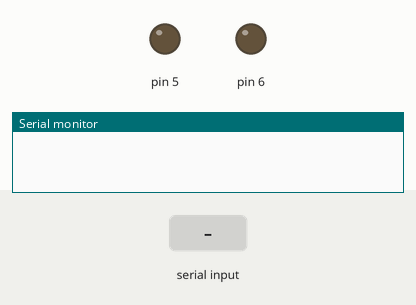
Simulated run of this sketch. Board: Arduino Uno, built with avr-gcc and run on an emulated ATmega328P. Parts: output pins drawn as LEDs (lit = HIGH), the last lines printed to the serial monitor. Inputs (shaded band) come from the test bench.

Above: at 1.2 s.
1.3 s: "1" received over Serial
At 2.2 s:
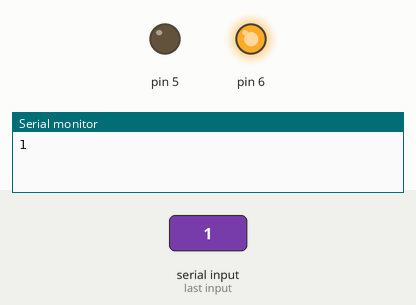
2.8 s: "3" received over Serial
At 3.3 s:
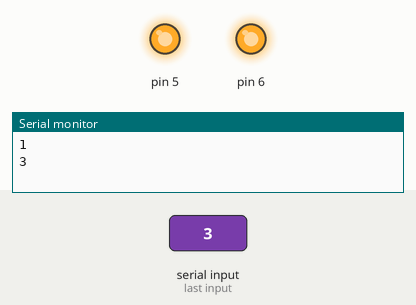
4.3 s: "2" received over Serial
At 5.5 s:
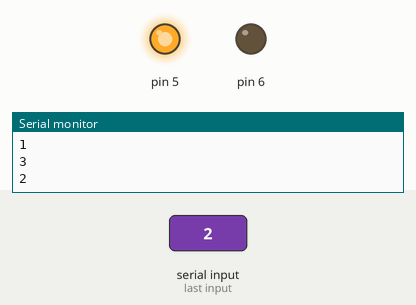
5.8 s: "4" received over Serial
At 6.8 s:
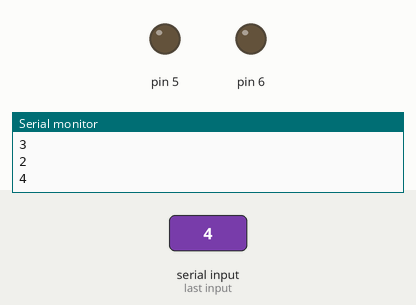
7.3 s: "5" received over Serial
At 7.9 s:
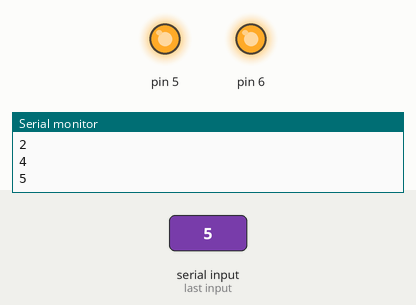
Timing chart, 0 to 9.8 s (numbered marks = the images above; inputs shaded):
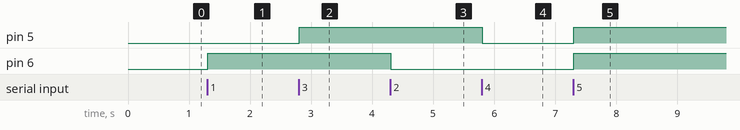

Measured:
- after the input at 1.3 s, pin 6: LOW → HIGH at once
- after the input at 2.8 s, pin 5: LOW → HIGH at once
- after the input at 4.3 s, pin 6: HIGH → LOW at once
- after the input at 5.8 s, pin 5: HIGH → LOW at once
- after the input at 7.3 s, pin 5, pin 6: LOW → HIGH at once

The sketch:

IoTHomeAutomation.cc.ino
```cpp
String readString;
void setup(){
  Serial.begin(9600);
  pinMode(6,OUTPUT);
  pinMode(5,OUTPUT);

}
void loop(){
  while(Serial.available()){
  delay(3);
  char c=Serial.read();
  readString+=c;

  }
  if(readString.length()>0){
    Serial.println(readString);
    if(readString=="1")            // turn ON light
    {digitalWrite(6,HIGH);}
    else if(readString=="2")       // turn OFF light
    {digitalWrite(6,LOW);}
    else if(readString=="3")       // turn ON fan
    {digitalWrite(5,HIGH);}
    else if(readString=="4")       // turn OFF fan
    {digitalWrite(5,LOW);}
    else if(readString=="5")       // turn ON both light and fan
    {digitalWrite(6,HIGH);
     digitalWrite(5,HIGH);}
    else if(readString=="6")       // turn OFF both light and fan
    {digitalWrite(6,LOW);
    digitalWrite(5,LOW);}
    readString="";


  }
}
```
